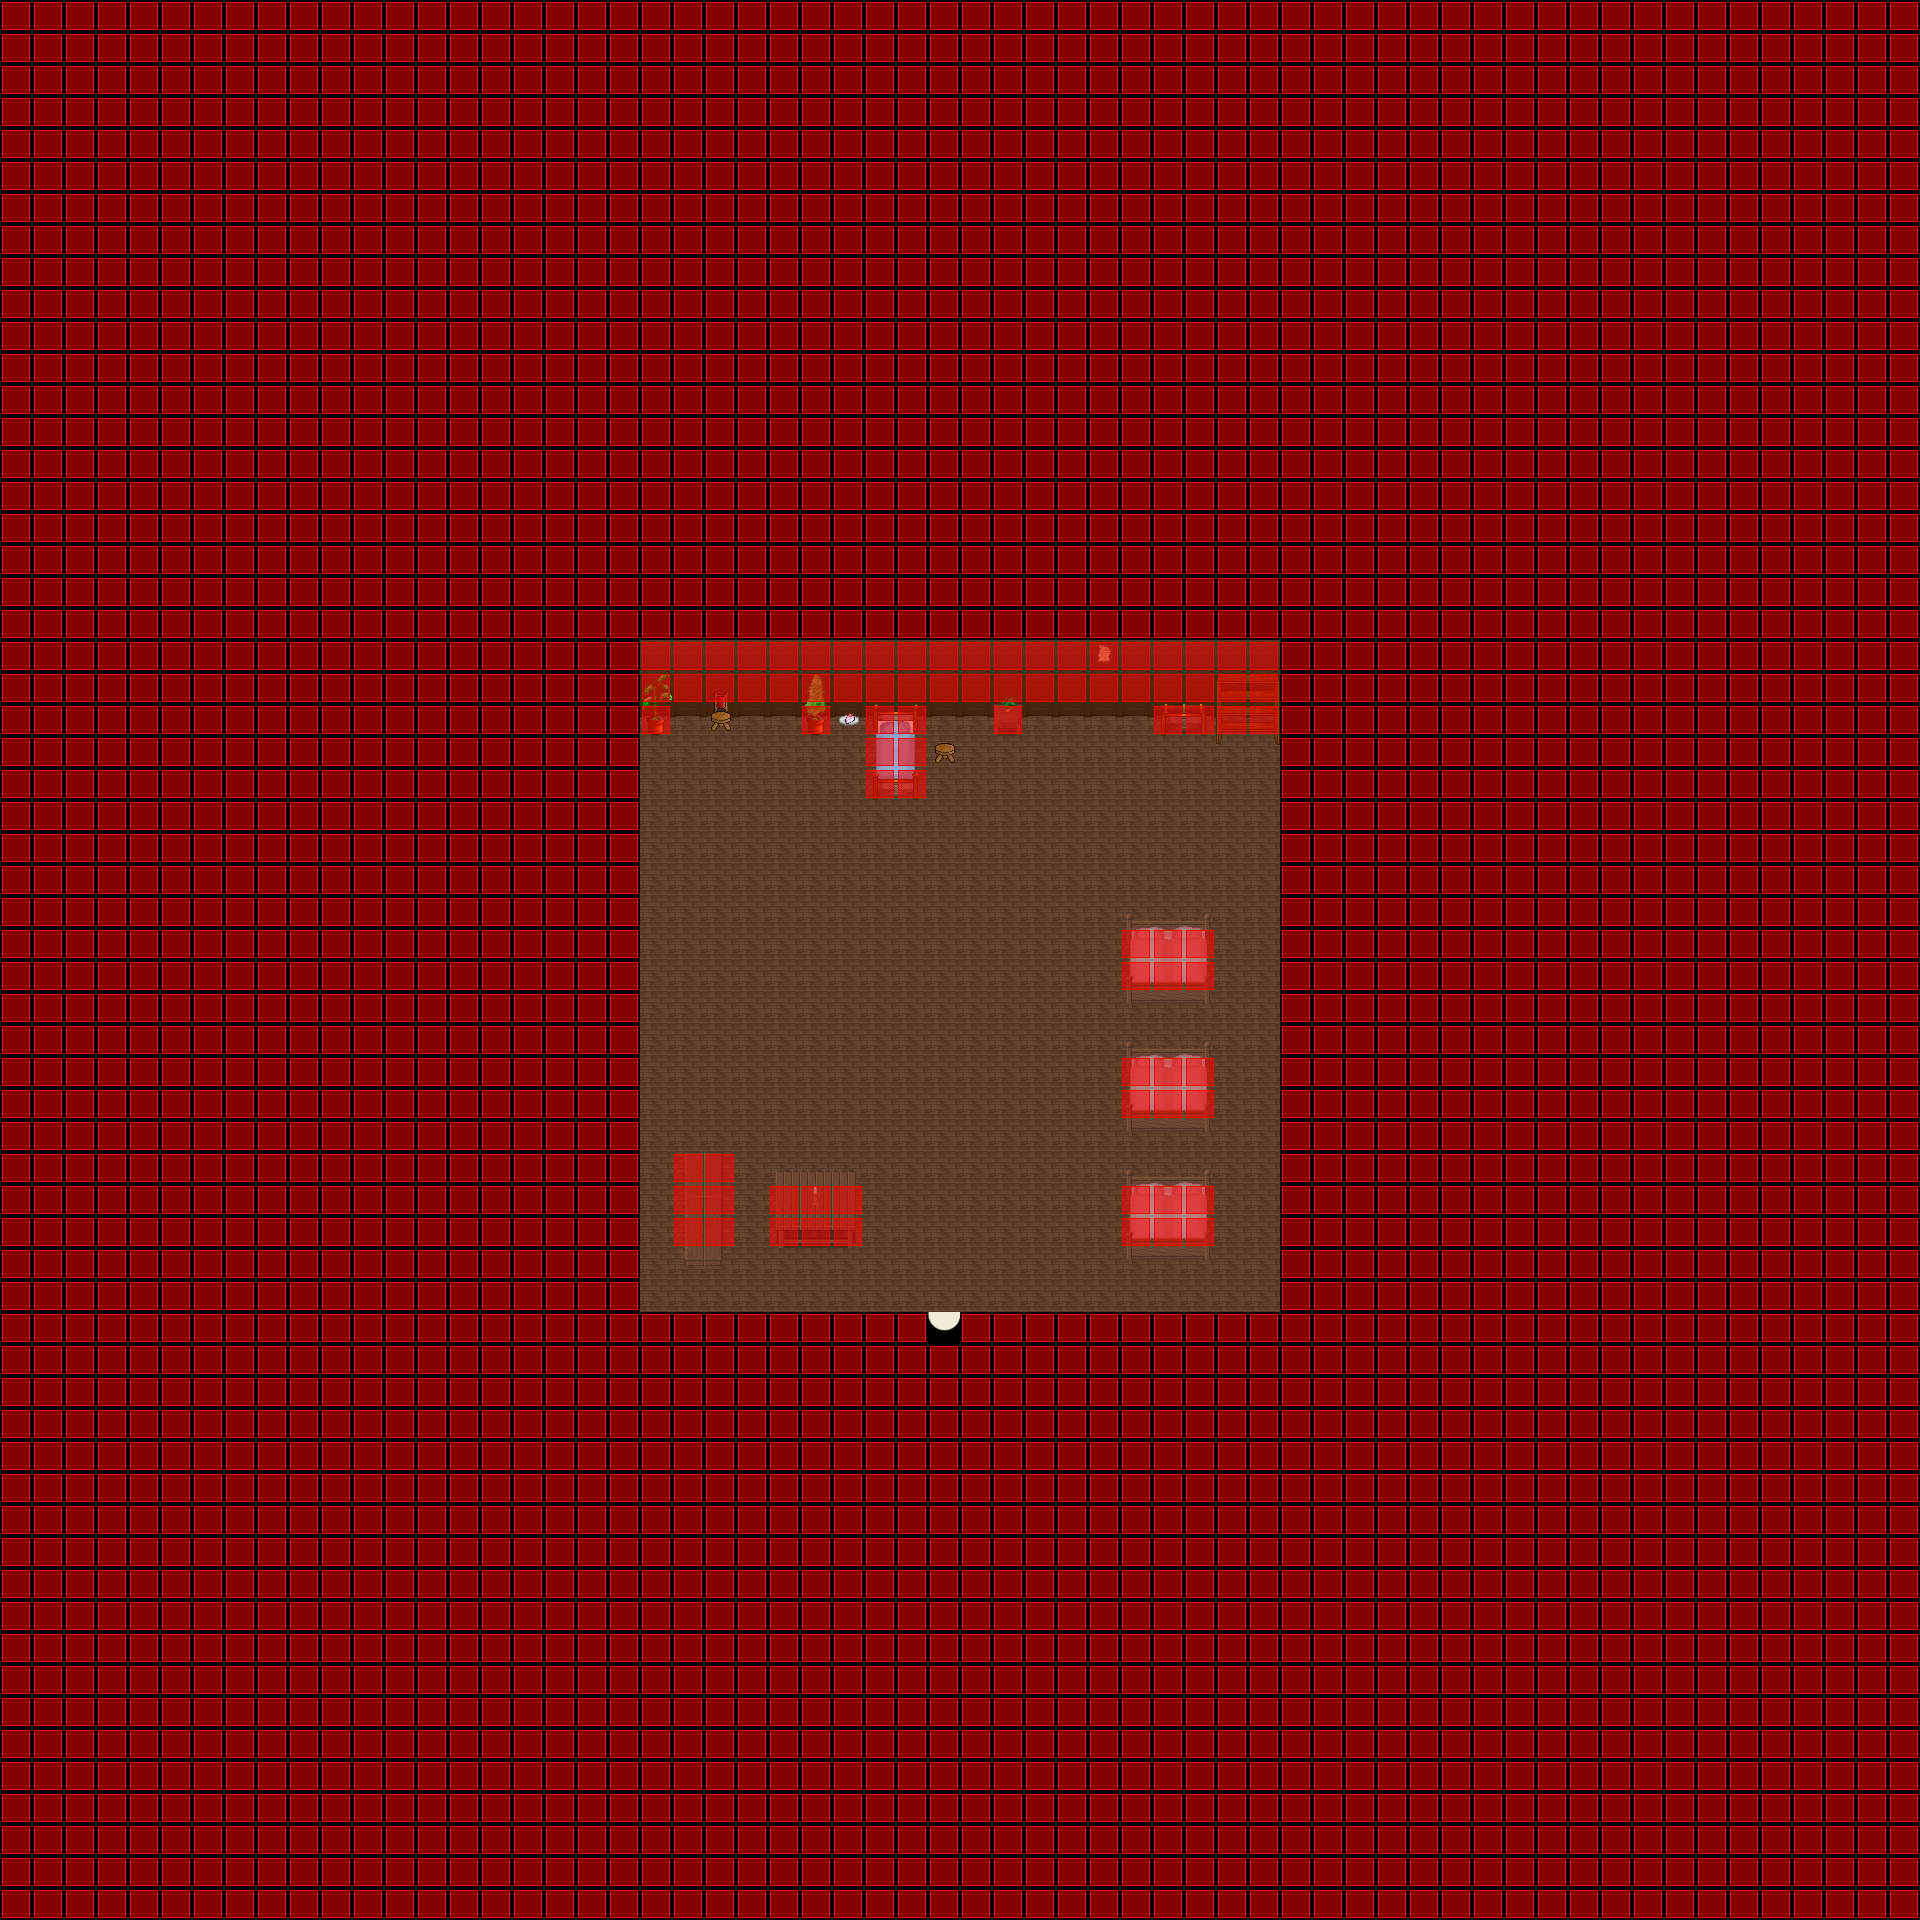

A level layout from a 2D game, rendered from its tile map. Below: a short description, then the map file with tile-grid data replaced by summaries:
An orthogonal 60x60 tile map with 32x32 px tiles, 5 tile layers (Ground, Ground, Fringe, Over, ...), 6 tilesets and 2 objects (SCRIPT, WARP).

<map version="1.0" orientation="orthogonal" width="60" height="60" tilewidth="32" tileheight="32">
 <properties>
  <property name="music" value="faith.ogg" />
 </properties>
 <tileset firstgid="1" name="indoor3_32_32" tilewidth="32" tileheight="32">
  <image source="../graphics/tiles/indoor3_32_32.png" width="1024" height="1024" />
 </tileset>
 <tileset firstgid="1025" name="indoor2_32_32" tilewidth="32" tileheight="32">
  <image source="../graphics/tiles/indoor2_32_32.png" width="1024" height="1024" />
 </tileset>
 <tileset firstgid="2049" name="collision1_32_32" tilewidth="32" tileheight="32">
  <image source="../graphics/tiles/collision1_32_32.png" width="1024" height="1024" />
 </tileset>
 <tileset firstgid="3073" name="desert1_32_32" tilewidth="32" tileheight="32">
  <image source="../graphics/tiles/desert1_32_32.png" width="1024" height="1024" />
 </tileset>
 <tileset firstgid="4097" name="indoor2_32_64" tilewidth="32" tileheight="64">
  <image source="../graphics/tiles/indoor2_32_64.png" width="1024" height="1024" />
 </tileset>
 <tileset firstgid="4609" name="indoor2_32_96" tilewidth="32" tileheight="96">
  <image source="../graphics/tiles/indoor2_32_96.png" width="1024" height="960" />
 </tileset>
 <layer name="Ground" width="60" height="60">
  <data>[3600 cells, 3600 non-empty, 7 distinct tile ids]</data>
 </layer>
 <layer name="Ground" width="60" height="60">
  <data>[3600 cells, 20 non-empty, 1 distinct tile ids]</data>
 </layer>
 <layer name="Fringe" width="60" height="60">
  <data>[3600 cells, 71 non-empty, 47 distinct tile ids]</data>
 </layer>
 <layer name="Over" width="60" height="60">
  <data>[3600 cells, 0 non-empty, 0 distinct tile ids]</data>
 </layer>
 <layer name="Collision" width="60" height="60">
  <data>[3600 cells, 3262 non-empty, 1 distinct tile ids]</data>
 </layer>
 <objectgroup name="Object" width="60" height="60">
  <object name="External Map Events" type="SCRIPT" x="0" y="0">
   <properties>
    <property name="FILENAME" value="scripts/maps/iw-roststock-flat04-o00-o00-o00.lua" />
   </properties>
  </object>
  <object name="Warp to Roststock" type="WARP" x="925" y="1309" width="36" height="33">
   <properties>
    <property name="DEST_MAP" value="ow-n0003-n0001-o0000" />
    <property name="DEST_X" value="3680" />
    <property name="DEST_Y" value="2870" />
   </properties>
  </object>
 </objectgroup>
</map>
